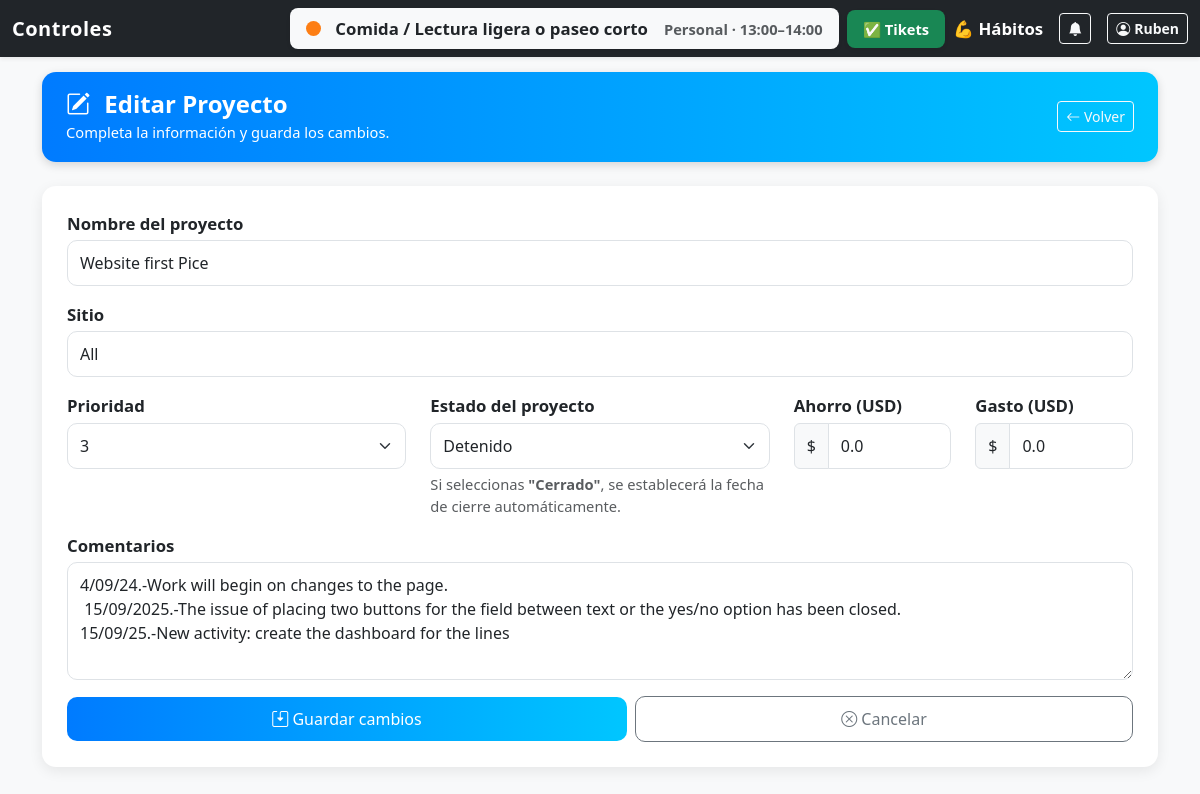
Page /projects/3/edit (signed in) on the committed database.
### tables this page shows
CREATE TABLE daily_schedule (
    id INTEGER PRIMARY KEY AUTOINCREMENT,
    username TEXT NOT NULL,
    hora_inicio TEXT NOT NULL,   -- formato 24h "HH:MM"
    hora_fin TEXT NOT NULL,
    actividad TEXT NOT NULL,
    tipo TEXT,
    fase TEXT
, notas TEXT, completado INTEGER DEFAULT 0, reflexion_dia TEXT);

CREATE TABLE projects (id INTEGER PRIMARY KEY AUTOINCREMENT, nombre TEXT NOT NULL, numero_de_queja TEXT UNIQUE NOT NULL, sitio TEXT NOT NULL, prioridad TEXT NOT NULL, status TEXT NOT NULL CHECK (status IN ('Planeado', 'Detenido', 'Trabajando', 'Cerrado')), fecha_apertura TEXT NOT NULL, fecha_cierre TEXT, comentarios TEXT, ahorro REAL DEFAULT 0, gasto REAL DEFAULT 0);

### routes/project_routes.py (the view, shortened to what this page needs)
@project_bp.route('/projects/<int:project_id>/edit', methods=['GET', 'POST'])
@login_required
@role_required('admin')
def project_edit(project_id):
    from models import registrar_inicio_trabajo, registrar_fin_trabajo
    from models.time_tracking import cerrar_tiempos_subtareas_abiertas  # 👈 nuevo import aquí
    p = get_project(current_app, project_id)
    if not p:
        flash("Proyecto no encontrado.", "warning")
        return redirect(url_for('main.index'))
    return render_template('project_form.html', mode='edit', project=p)

### auth.py (called while the page is built)
def login_required(f):
    @wraps(f)
    def wrapper(*args, **kwargs):
        if 'user_id' not in session:
            flash("Debes iniciar sesión.", "warning")
            return redirect(url_for('auth.login'))
        return f(*args, **kwargs)
    return wrapper

def role_required(role):
    def decorator(f):
        @wraps(f)
        def wrapper(*args, **kwargs):
            if 'user_role' not in session or session['user_role'] != role:
                flash("No tienes permisos para esa acción.", "danger")
                return redirect(url_for('main.index'))
            return f(*args, **kwargs)
        return wrapper
    return decorator

### models/db.py (called while the page is built, shortened)
def resolve_database_path(app):
    if app and app.config.get("DATABASE"):
        return app.config["DATABASE"]

def get_db(app):
    if "db" not in g:
        db_path = resolve_database_path(app)
        os.makedirs(os.path.dirname(db_path), exist_ok=True)
        g.db = sqlite3.connect(db_path, check_same_thread=False)
        g.db.row_factory = sqlite3.Row
    return g.db

### models/personal.py (called while the page is built)
def get_current_activity(app, username):
    from datetime import datetime
    db = get_db(app)
    cur = db.cursor()
    from zoneinfo import ZoneInfo
    ahora = datetime.now(ZoneInfo("America/Monterrey")).strftime("%H:%M")
    cur.execute("""
        SELECT actividad, tipo, fase, hora_inicio, hora_fin
        FROM daily_schedule
        WHERE username = ?
          AND hora_inicio <= ?
          AND hora_fin > ?
        LIMIT 1;
    """, (username, ahora, ahora))
    row = cur.fetchone()
    if row:
        return dict(row)
    else:
        return {"actividad": "Sin actividades programadas ahora", "tipo": "", "fase": ""}

### models/projects.py (called while the page is built)
def get_project(app, project_id):
    db = get_db(app)
    cur = db.cursor()
    cur.execute("SELECT * FROM projects WHERE id=?;", (project_id,))
    return cur.fetchone()

### templates/project_form.html (shortened to what this page needs)
{% extends "base.html" %}
{% block content %}
<link rel="stylesheet" href="https://cdn.jsdelivr.net/npm/bootstrap-icons@1.10.5/font/bootstrap-icons.css">
<div class="page-header mb-4 d-flex justify-content-between align-items-center flex-wrap gap-2">
    <div>
        <h4 class="mb-0">
            {% if mode == 'new' %}
            <i class="bi bi-plus-circle me-2"></i> Nuevo Proyecto
            {% else %}
            <i class="bi bi-pencil-square me-2"></i> Editar Proyecto
            {% endif %}
        </h4>
        <small>Completa la información y guarda los cambios.</small>
    </div>
    <a href="{{ url_for('main.index') }}" class="btn btn-outline-light btn-sm">
        <i class="bi bi-arrow-left"></i> Volver
    </a>
</div>
<div class="form-card">
    <form method="post">
        <div class="mb-3">
            <label class="form-label">Nombre del proyecto</label>
            <input type="text" name="nombre" class="form-control form-control-lg"
                value="{{ project['nombre'] if project else '' }}" placeholder="Ej. Sistema de monitoreo de energía"
                required>
        </div>
        <div class="mb-3">
            <label class="form-label">Sitio</label>
            <input type="text" name="sitio" class="form-control" value="{{ project['sitio'] if project else '' }}"
                placeholder="Ej. Planta Aldama" required>
        </div>
        <div class="row">
            <div class="col-md-4 mb-3">
                <label class="form-label">Prioridad</label>
                <select name="prioridad" class="form-select">
                    {% for pr in ['1','2','3','4','5','N/A'] %}
                    <option value="{{ pr }}" {% if project and project['prioridad']==pr %}selected{% endif %}>{{ pr }}
                    </option>
                    {% endfor %}
                </select>
            </div>
            <div class="col-md-4 mb-3">
                <label class="form-label">Estado del proyecto</label>
                <select name="status" class="form-select">
                    {% for st in ['Planeado','Detenido','Trabajando','Cerrado'] %}
                    <option value="{{ st }}" {% if project and project['status']==st %}selected{% endif %}>{{ st }}
                    </option>
                    {% endfor %}
                </select>
                <div class="form-text">
                    Si seleccionas <strong>"Cerrado"</strong>, se establecerá la fecha de cierre automáticamente.
                </div>
            </div>
            <div class="col-md-2 mb-3">
                <label class="form-label">Ahorro (USD)</label>
                <div class="input-group">
                    <span class="input-group-text">$</span>
                    <input type="number" step="0.01" name="ahorro" class="form-control"
                        value="{{ project['ahorro'] if project else '0' }}">
                </div>
            </div>
            <div class="col-md-2 mb-3">
                <label class="form-label">Gasto (USD)</label>
                <div class="input-group">
                    <span class="input-group-text">$</span>
                    <input type="number" step="0.01" name="gasto" class="form-control"
                        value="{{ project['gasto'] if project else '0' }}">
                </div>
            </div>
        </div>
        <div class="mb-3">
            <label class="form-label">Comentarios</label>
            <textarea name="comentarios" rows="4" class="form-control"
                placeholder="Notas o detalles adicionales...">{{ project['comentarios'] if project else '' }}</textarea>
        </div>
        <div class="d-flex justify-content-between align-items-center flex-wrap gap-2 mt-3">
            <button class="btn btn-primary btn-lg flex-grow-1">
                {% if mode == 'new' %}
                <i class="bi bi-check-circle"></i> Crear proyecto
                {% else %}
                <i class="bi bi-save2"></i> Guardar cambios
                {% endif %}
            </button>
            <a class="btn btn-outline-secondary btn-lg flex-grow-1" href="{{ url_for('main.index') }}">
                <i class="bi bi-x-circle"></i> Cancelar
            </a>
        </div>
    </form>
</div>
{% endblock %}

### templates/base.html (shortened to what this page needs)
<!doctype html>
<html lang="es">
<head>
    <link href="https://cdn.jsdelivr.net/npm/bootstrap@5.3.3/dist/css/bootstrap.min.css" rel="stylesheet">
    <link rel="stylesheet" href="https://cdn.jsdelivr.net/npm/bootstrap-icons@1.10.5/font/bootstrap-icons.css">
</head>
<body>
    {% if request.endpoint != 'auth.login' %}
    <nav class="navbar navbar-dark bg-dark fixed-top shadow-sm">
        <div class="container-fluid d-flex align-items-center justify-content-between flex-nowrap">
            <a class="navbar-brand mb-0" href="{{ url_for('main.estado_general') }}">Controles</a>
            <div class="d-flex align-items-center ms-auto gap-3 flex-nowrap">
                <div class="d-none d-lg-flex align-items-center gap-2 flex-nowrap">
                    {% if current_activity %}
                    <div id="navbar-estado-desktop"
                        class="bg-light text-dark px-3 py-2 rounded-3 shadow-sm d-flex align-items-center gap-2">
                    </div>
                    {% else %}
                    <div id="navbar-estado"
                        class="bg-secondary text-white px-3 py-2 rounded-3 opacity-75 d-flex align-items-center"
                        style="font-size:0.9rem; min-width:230px;">
                        — Sin actividad —
                    </div>
                    {% endif %}
                    <div id="navbar-cierres-desktop"
                        class="bg-success text-white px-3 py-2 rounded-3 shadow-sm small fw-semibold d-flex align-items-center">
                        ✅  Tikets
                    </div>
                    <a class="nav-link text-white fw-semibold" href="{{ url_for('personal.personal_view') }}">💪
                        Hábitos</a>
                </div>
                <button class="btn btn-outline-light btn-sm position-relative flex-shrink-0" id="notifyBell"
                    title="Notificaciones">
                    <i class="bi bi-bell-fill"></i>
                </button>
                {% if session.get('user_id') %}
                <a class="btn btn-outline-light btn-sm fw-semibold d-flex align-items-center gap-1"
                    href="{{ url_for('main.ajustes') }}" title="Ajustes de usuario">
                    <i class="bi bi-person-circle"></i>
                    {{ session.get('username') }}
                </a>
                {% else %}
                <a class="btn btn-outline-light btn-sm" href="{{ url_for('auth.login') }}">Entrar</a>
                {% endif %}
            </div>
        </div>
    </nav>
    {% endif %}
    <div class="container mt-5 pt-4">
        {% block content %}{% endblock %}
    </div>
</body>
</html>

### templates/base.html (style rules this page uses)
body { background-color: #f8f9fa; font-size: 1.05rem; touch-action: manipulation; }
.navbar-brand { font-weight: 600; letter-spacing: 0.5px; }

### templates/project_form.html (style rules this page uses)
.page-header { background: linear-gradient(90deg, #007bff, #00c6ff); color: #fff; border-radius: 14px; padding: 18px 24px; box-shadow: 0 3px 10px rgba(0, 0, 0, 0.15); }
.page-header h4 { font-weight: 700; margin-bottom: 2px; }
.form-card { background: #fff; border-radius: 14px; padding: 25px; box-shadow: 0 4px 14px rgba(0, 0, 0, 0.08); transition: box-shadow 0.2s; }
.form-label { font-weight: 600; margin-bottom: 4px; }
input.form-control, textarea.form-control, select.form-select { font-size: 1rem; padding: 10px 12px; border-radius: 10px; }
.btn-lg { border-radius: 10px; padding: 10px 22px; font-size: 1rem; }
.btn-primary { background: linear-gradient(90deg, #007bff, #00c6ff); border: none; }

### rows in the picture
daily_schedule: get "Ruben"
projects: nombre "Website first Pice", sitio "All", prioridad "3", status "Detenido", ahorro "0.0", gasto "0.0", comentarios "4/09/24.-Work will begin on changes to the page. 15/09/2025.-The issue of placing two buttons for the field between text or the yes/no option has been closed. 15/09/25.-New activity: create the dashboard for the lines"
